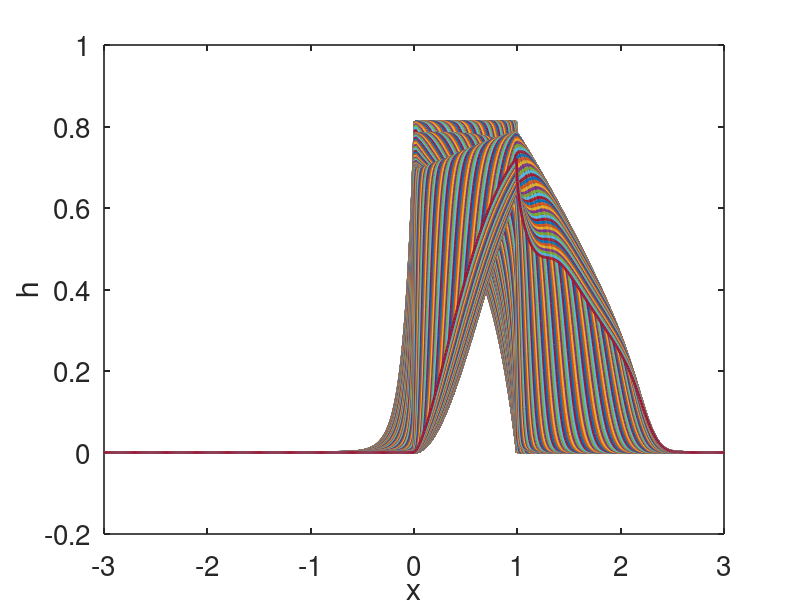
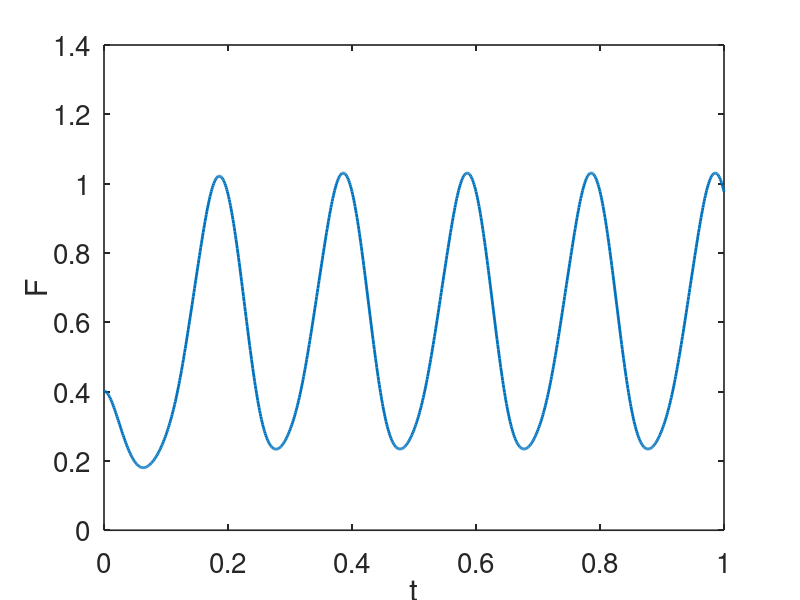
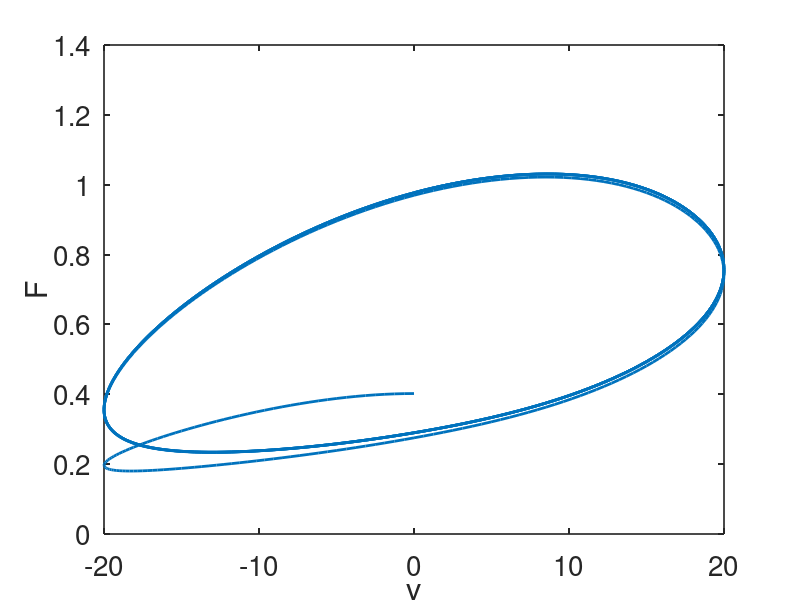

MATLAB code for these plots, in order:
% this code is to solve the Huxley crossbridge model using upwinding and the method of lines

% to solve u_t + J_x= f(u), with MoL and upwinding (written in conservation
% form, J = v*u), where v is a function of x, t, and u
function pde_MoL_upwind
global dx N x f1 g1 g2

set(0,                           ...
   'defaultaxesfontsize', 20,   ...
   'defaultaxeslinewidth', 1.2, ...
   'defaultlinelinewidth', 2.0, ...
   'defaultpatchlinewidth', 0.7); 


g1=10;
g2=209;
f1=43.3;
% put parameters into a structure so that they're accessible to the sub-functions
p.h=1;
 
% spatial grid
dx = 0.01;
x = [-3*p.h:dx:3*p.h];% grid points
N = length(x); % number of points in grid
%initial data:
u0 =f(x)./(f(x)+g(x));

% Use the method of lines (MoL) with upwinding
t_end = 1;  % 
tstep = 0.001;
%specify the output points
tspan = [0:tstep:t_end];
tic
%solve the  MOL differential equations
[T,S] = ode23(@deRHS,tspan, u0' );  
% for this problem, ode23 is fastest, ode15s is next and ode 23s is slowest
 toc
figure(1)
for j = 1:length(T)
    plot(x,S(j,:),'linewidth',2) 
    
 hold on
end
xlabel('x')
ylabel('h')
hold off

% calculate the force
 F = S*x'*dx;
 figure(2)
 plot(T,F)
xlabel('t')
ylabel('F')
 
figure(3)
 plot(v(T),F)
 xlabel('v')
ylabel('F')

 end
%the right hand side for ode simulation:
function s_prime=deRHS(t,u)
global dx N x
 % by definition, J = v*u, where v = v(x,t,u) in general
% first evaluate v_{j-1/2}
 
xjmh = [x-dx/2,x(N)+dx/2]'; % (x_{j-1/2})
ujmh = ([u;0]+[0;u])/2;  %u_{j-1/2} The zero fill is a ghost point outside the grid

%use xjmh and ujmh to evaluate v_{j-1/2} = v(xjmh,t,ujmh) 

% here is where you evaluate v(x,t,u)
 vjmh = v(t) ;
 
 %this is upwinding:
Jmh = vjmh.*((vjmh>0).*[0;u]+(vjmh<0).*[u;0]);

Fu = (Jmh(1:end-1)-Jmh(2:end))/dx;  %finite difference in x
Rxn =  (1-u).*f(x')-u.*g(x');
 
s_prime =  Fu + Rxn;
end

% binding functions

 function  out = f(x)
global f1
 
out = 0 + (x>0 & x<1).*(f1*x);
end

function  out = g(x)
global g1 g2

out = g2*(x<=0) + g1*x.*(x>0);
end 

function out=v(t)

% specify the velocity as a function of t
% in general this can be a functioin of x, t, and u

out = -20*sin(10*t*pi);
%out = -20*((t<20).*(t/20) +(t>20).*(2-t/20));
end
